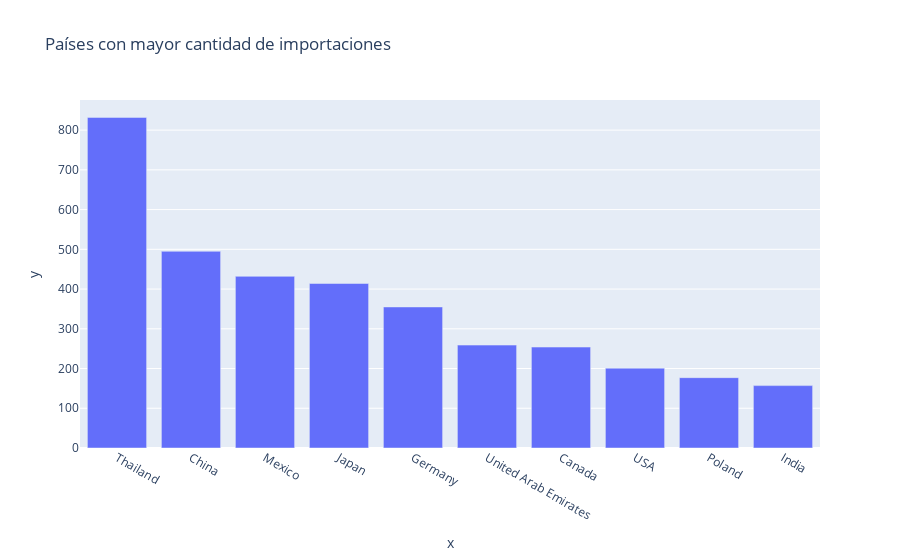

Notebook cell for this chart:
### Markdown cell above
plotly plot

### Code cell
fig1 = px.bar(
    x = df_Imports_ranking.iloc[:10].index, 
    y = df_Imports_ranking['Raiking'].iloc[:10], 
    title='Países con mayor cantidad de importaciones'
    )
fig1.show()

### Figure 1 — Plotly figure (JSON) as saved in the notebook; plotly's stock layout.template omitted (floating-point values rounded to 4 significant figures)
{"data": [{"alignmentgroup": "True", "hovertemplate": "x=%{x}<br>y=%{y}<extra></extra>", "legendgroup": "", "marker": {"color": "#636efa", "pattern": {"shape": ""}}, "name": "", "offsetgroup": "", "orientation": "v", "showlegend": false, "textposition": "auto", "type": "bar", "x": ["Thailand", "China", "Mexico", "Japan", "Germany", "United Arab Emirates", "Canada", "USA", "Poland", "India"], "xaxis": "x", "y": [832, 495, 432, 414, 355, 259, 254, 201, 177, 157], "yaxis": "y"}], "layout": {"barmode": "relative", "legend": {"tracegroupgap": 0}, "title": {"text": "Países con mayor cantidad de importaciones"}, "xaxis": {"anchor": "y", "domain": [0, 1], "title": {"text": "x"}}, "yaxis": {"anchor": "x", "domain": [0, 1], "title": {"text": "y"}}}}
